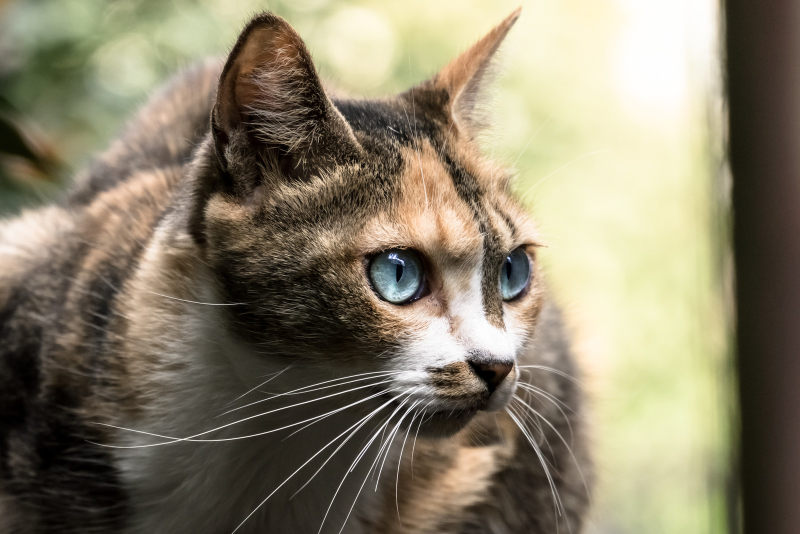
%> input picture program/neko.jpg, 1600 x 1068 px (shown at 1/2 size)
$ octave kadai1.m   (GNU Octave 9; MATLAB toolbox functions it lacks are replaced by stand-ins)
%> lines starting %> are read from the running program, lines starting %| are printed output that depends on the picture
% 課題１　標本化間隔と空間解像度
% 画像をダウンサンプリングして（標本化間隔を大きくして）
% 表示せよ．
% 下記はサンプルプログラムである．
% 課題作成にあたっては「Lenna」以外の画像を用いよ．

clear; % 変数のオールクリア

ORG=imread('neko.jpg'); % 原画像の入力
%> ORG is the input picture: size 1068x1600x3 uint8; mean R, G, B 135.8, 127.6, 106
imagesc(ORG); axis image; % 画像の表示
pause; % 一時停止

IMG = imresize(ORG,0.5); % 画像の縮小
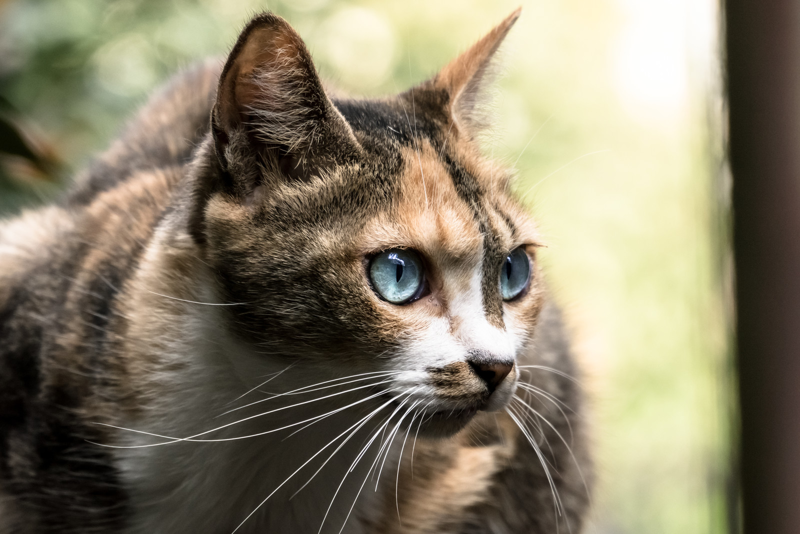
%> IMG: size 534x800x3 uint8; mean R, G, B 135.8, 127.6, 106
IMG2 = imresize(IMG,2,'box'); % 画像の拡大
imagesc(IMG2); axis image; % 画像の表示
pause; % 一時停止

IMG = imresize(IMG,0.5); % 画像の縮小
%> IMG: size 267x400x3 uint8
IMG2 = imresize(IMG,4,'box'); % 画像の拡大
imagesc(IMG2); axis image; % 画像の表示
pause; % 一時停止

IMG = imresize(IMG,0.5); % 画像の縮小
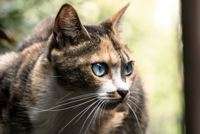
%> IMG: size 134x200x3 uint8; mean R, G, B 135.8, 127.6, 106
IMG2 = imresize(IMG,8,'box'); % 画像の拡大
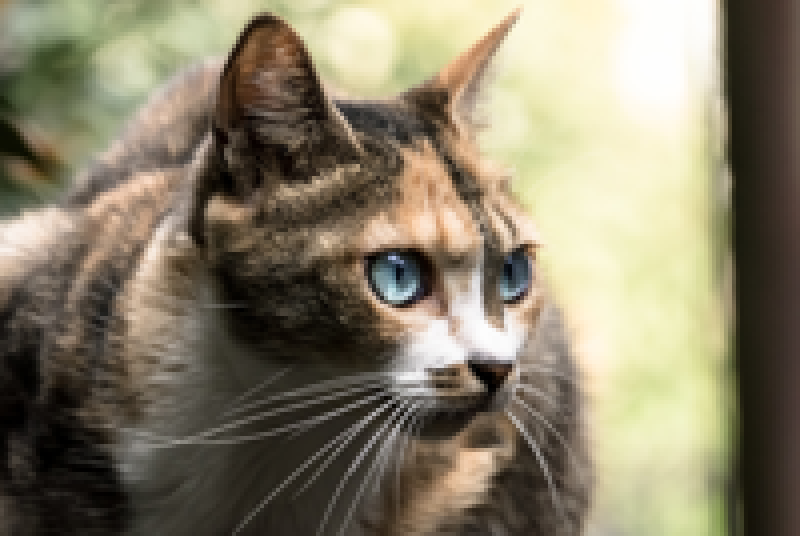
%> IMG2: size 1072x1600x3 uint8 (shown at 1/2 size); mean R, G, B 135.8, 127.6, 106
imagesc(IMG2); axis image; % 画像の表示
pause; % 一時停止

IMG = imresize(IMG,0.5); % 画像の縮小
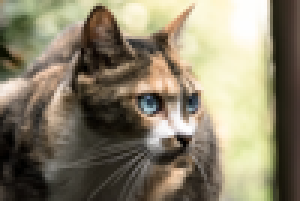
%> IMG: size 67x100x3 uint8 (shown 3 times larger); mean R, G, B 135.8, 127.6, 106
IMG2 = imresize(IMG,16,'box'); % 画像の拡大
imagesc(IMG2); axis image; % 画像の表示
pause; % 一時停止

IMG = imresize(IMG,0.5); % 画像の縮小
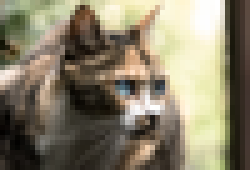
%> IMG: size 34x50x3 uint8 (shown 5 times larger); mean R, G, B 135.8, 127.6, 106
IMG2 = imresize(IMG,32,'box'); % 画像の拡大
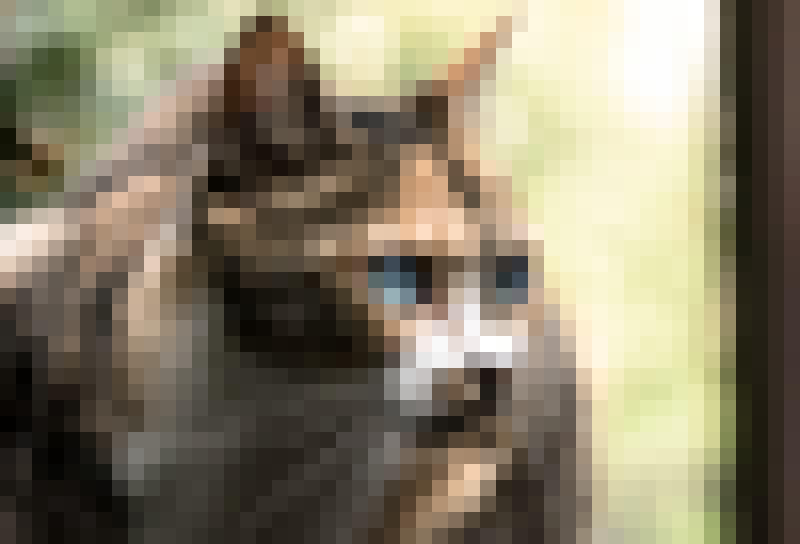
%> IMG2: size 1088x1600x3 uint8 (shown at 1/2 size); mean R, G, B 135.8, 127.6, 106
imagesc(IMG2); axis image; % 画像の表示
